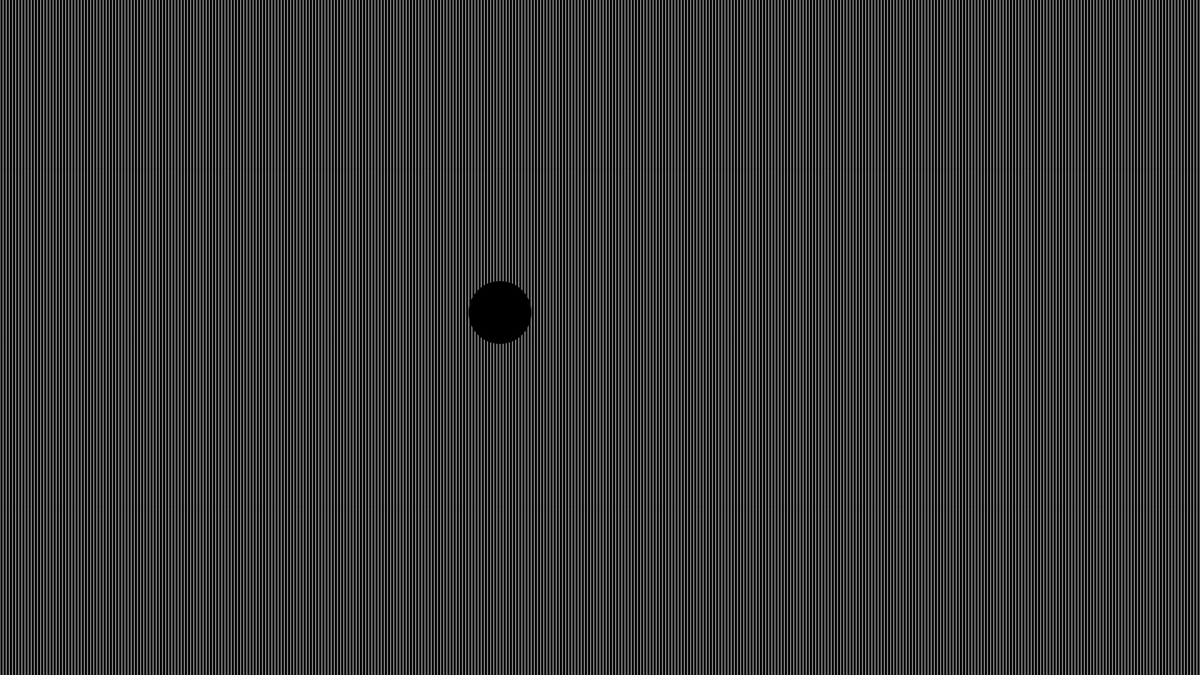
Frame 1 (no input)
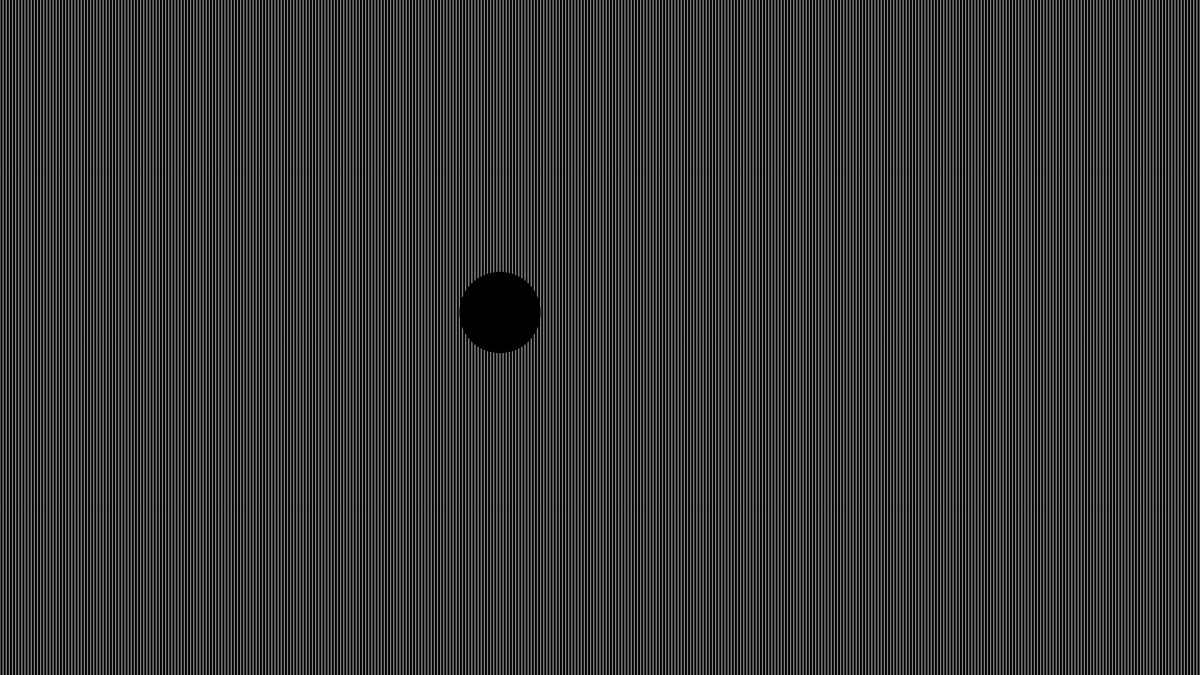
Frame 60 (no input)
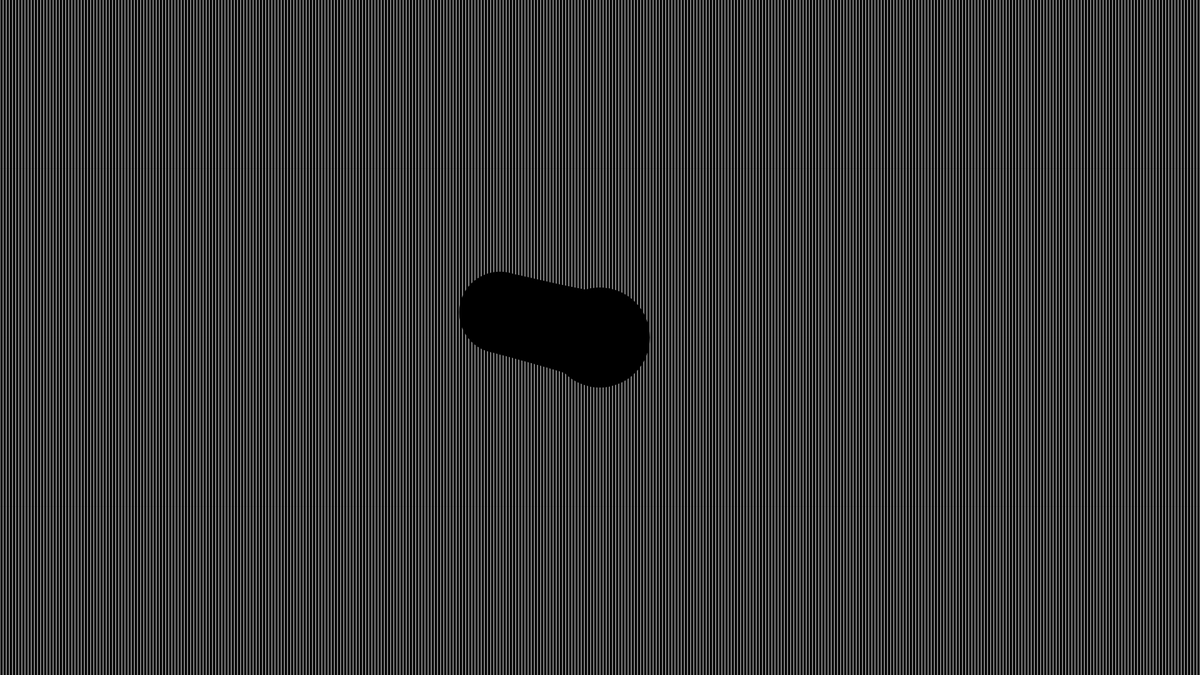
Frame 120 (the mouse pressed at the canvas centre since frame 60)

The p5.js sketch that drew these frames (run headless with seeded random() and noise() and a simulated clock; from frame 60 on, the mouse is pressed at the canvas centre):

// p5.js sketch
// ── sketch.js
var myCircle;

function setup() {
  createCanvas(1920, 1080);
  background(0);

  //lines
  for (i = 0; i < width; i++){
    var gap = 5;
    stroke(255);
    strokeWeight(1);
    line(i * gap, 0, i * gap, height)
  }

  myCircle = new Circle(800, 500);
  myCircle.setup();

}


function draw() {

  myCircle.update();
  myCircle.draw();

}

// ── circle.js
function Circle(x, y) {

  this.circleX = x;
  this.circleY = y;
  this.targetX = this.circleX;
  this.targetY = this.circleY;
  this.size = 100;
  this.age = 10;
  this.isDead = false;
  this.time = 0



  this.setup = function() {

  }

  this.update = function(){
    this.time -= 0.01;

    if (mouseIsPressed){
    this.targetX = mouseX;
    this.targetY = mouseY;
    }
    /*
    this.age --;
    if (this.age <= 0){
      this.isDead = true;
    }
    */
  }

  this.draw = function() {
    noStroke();
    fill(0);

    this.size += 0.5;
    ellipse(this.circleX, this.circleY ,this.size ,this.size);

    var xDiff = this.targetX - this.circleX;
    var yDiff = this.targetY - this.circleY;
    var speed = 0.1;


    this.circleX = this.circleX + xDiff * speed;
    this.circleY = this.circleY + yDiff * speed;

  }

}
